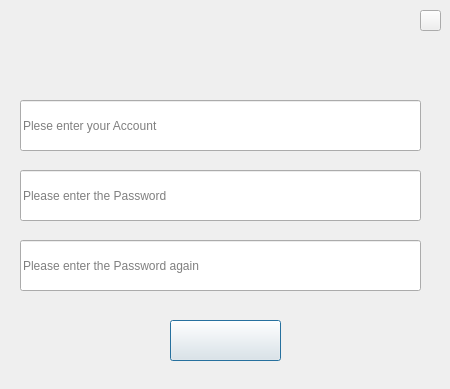
<?xml version="1.0" encoding="UTF-8"?>
<ui version="4.0">
 <class>signup</class>
 <widget class="QDialog" name="signup">
  <property name="geometry">
   <rect>
    <x>0</x>
    <y>0</y>
    <width>450</width>
    <height>389</height>
   </rect>
  </property>
  <property name="windowTitle">
   <string>Dialog</string>
  </property>
  <property name="styleSheet">
   <string notr="true">border-image: url(:/myjpg/upbg3.jpg);
</string>
  </property>
  <widget class="QPushButton" name="signupokBtn">
   <property name="geometry">
    <rect>
     <x>170</x>
     <y>320</y>
     <width>111</width>
     <height>41</height>
    </rect>
   </property>
   <property name="styleSheet">
    <string notr="true">border-image: url(:/myjpg/signup.jpg);</string>
   </property>
   <property name="text">
    <string/>
   </property>
  </widget>
  <widget class="QPushButton" name="signupclBtn">
   <property name="geometry">
    <rect>
     <x>420</x>
     <y>10</y>
     <width>21</width>
     <height>21</height>
    </rect>
   </property>
   <property name="styleSheet">
    <string notr="true">border-image: url(:/myjpg/close3.png);</string>
   </property>
   <property name="text">
    <string/>
   </property>
  </widget>
  <widget class="QLineEdit" name="usrlineEdit">
   <property name="geometry">
    <rect>
     <x>20</x>
     <y>100</y>
     <width>401</width>
     <height>51</height>
    </rect>
   </property>
   <property name="styleSheet">
    <string notr="true">border-image: url(:/myjpg/2line.jpg);</string>
   </property>
   <property name="placeholderText">
    <string>Plese enter your Account</string>
   </property>
  </widget>
  <widget class="QLineEdit" name="pwdlineEdit">
   <property name="geometry">
    <rect>
     <x>20</x>
     <y>170</y>
     <width>401</width>
     <height>51</height>
    </rect>
   </property>
   <property name="styleSheet">
    <string notr="true">border-image: url(:/myjpg/2line.jpg);</string>
   </property>
   <property name="echoMode">
    <enum>QLineEdit::Password</enum>
   </property>
   <property name="placeholderText">
    <string>Please enter the Password</string>
   </property>
  </widget>
  <widget class="QLineEdit" name="pwdlineEdit2">
   <property name="geometry">
    <rect>
     <x>20</x>
     <y>240</y>
     <width>401</width>
     <height>51</height>
    </rect>
   </property>
   <property name="styleSheet">
    <string notr="true">border-image: url(:/myjpg/2line.jpg);</string>
   </property>
   <property name="echoMode">
    <enum>QLineEdit::Password</enum>
   </property>
   <property name="placeholderText">
    <string>Please enter the Password again</string>
   </property>
  </widget>
 </widget>
 <resources/>
 <connections>
  <connection>
   <sender>signupclBtn</sender>
   <signal>clicked()</signal>
   <receiver>signup</receiver>
   <slot>close()</slot>
   <hints>
    <hint type="sourcelabel">
     <x>275</x>
     <y>233</y>
    </hint>
    <hint type="destinationlabel">
     <x>199</x>
     <y>149</y>
    </hint>
   </hints>
  </connection>
 </connections>
</ui>
